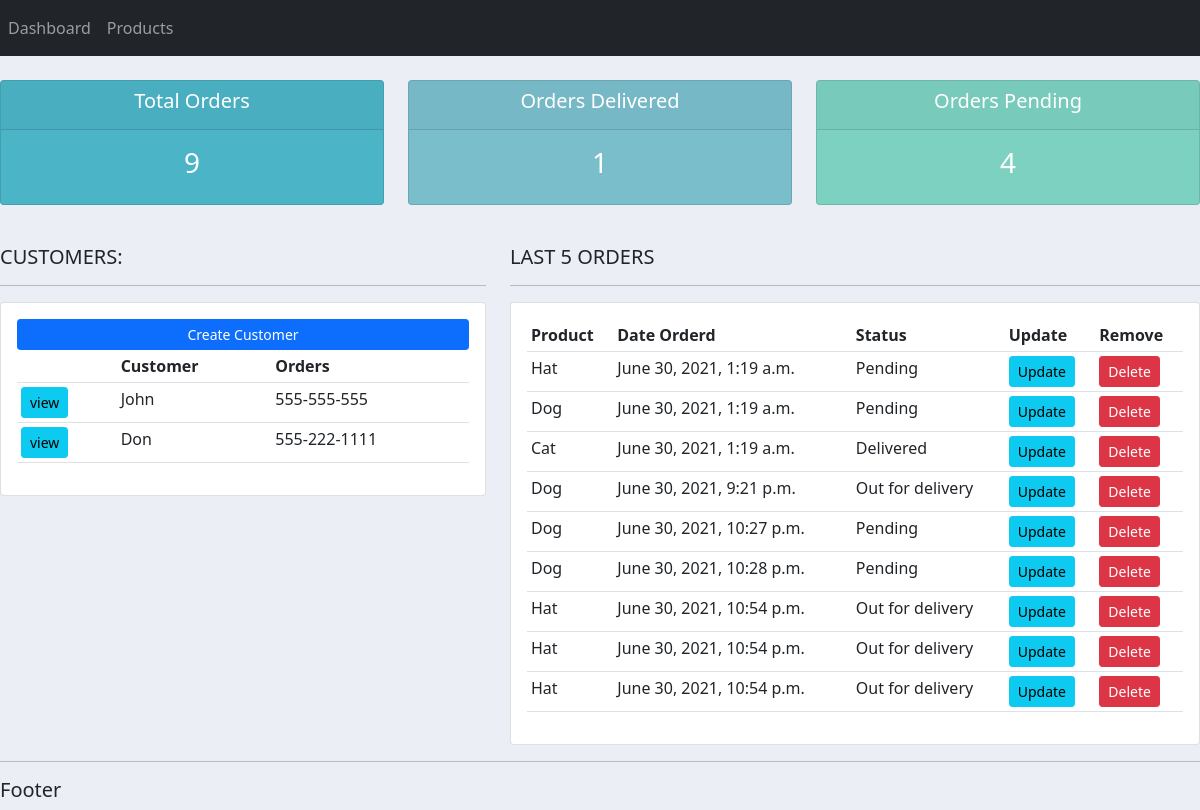
The page / on the database its author committed.
### accounts/models.py (models this page shows, shortened)
class Customer(models.Model):
        name = models.CharField(max_length=200, null=True)
        phone = models.CharField(max_length=200, null=True)
        email = models.EmailField(max_length=200, null=True)
        date_created = models.DateTimeField(auto_now_add=True, null=True)

class Order(models.Model):
        STATUS = (
                    ('Pending', 'Pending'),
                    ('Out for delivery', 'Out for delivery'),
                    ('Delivered', 'Delivered'),
                    )
        customer = models.ForeignKey(Customer, null=True, on_delete= models.SET_NULL)
        product = models.ForeignKey(Product, null=True, on_delete=models.SET_NULL)
        date_created = models.DateTimeField(auto_now_add=True, null=True)
        status = models.CharField(max_length=200, null=True, choices=STATUS)

class Product(models.Model):
        CATEGORY = (
                        ('Indoor', 'Indoor'),
                        ('Out Door', 'Out Door'),
                        )
        name = models.CharField(max_length=200, null=True)
        price = models.FloatField(null=True)
        category = models.CharField(max_length=200, null=True, choices=CATEGORY)
        description = models.CharField(max_length=200, null=True, blank=True)
        date_created = models.DateTimeField(auto_now_add=True, null=True)
        tags = models.ManyToManyField(Tag)
        def __str__(self):
            return self.name

### accounts/views.py (the view)
# urls.py: path('', views.home, name="home"),
def home(request):
    orders = Order.objects.all()
    customers = Customer.objects.all()
    total_customers = customers.count()
    total_orders = orders.count()
    delivered = orders.filter(status='Delivered').count()
    pending = orders.filter(status='Pending').count()
    context = {'orders':orders, 'customers':customers ,'total_orders':total_orders ,'delivered':delivered, 'pending':pending }
    return render(request, 'accounts/dashboard.html', context)

### accounts/templates/accounts/dashboard.html
{% extends 'accounts/main.html' %}
{% block content %}
{%  include 'accounts/status.html' %}
<br>
<div class="row">
	<div class="col-md-5">
		<h5>CUSTOMERS:</h5>
		<hr>
		<div class="card card-body">
			<a class="btn btn-primary  btn-sm btn-block" href="">Create Customer</a>
			<table class="table table-sm">
				<tr>
					<th></th>
					<th>Customer</th>
					<th>Orders</th>
				</tr>
				{% for customer in customers%}
						<tr>
							<td><a class="btn btn-sm btn-info" href="{% url 'customer' customer.id %}">view</a></td>
							<td>{{customer.name}}</td>
							<td>{{customer.phone}}</td>
						</tr>
				{% endfor %}
			</table>
		</div>
	</div>
	<div class="col-md-7">
		<h5>LAST 5 ORDERS</h5>
		<hr>
		<div class="card card-body">
			<table class="table table-sm">
				<tr>
					<th>Product</th>
					<th>Date Orderd</th>
					<th>Status</th>
					<th>Update</th>
					<th>Remove</th>
				</tr>
				{% for order in orders %}
						<tr>
							<td>{{order.product}}</td>
							<td>{{order.date_created}}</td>
							<td>{{order.status}}</td>
							<td><a class="btn btn-sm btn-info" href="{% url 'update_order' order.id %}">Update</a></td>
							<td><a class="btn btn-sm btn-danger" href="{% url 'delete_order' order.id %}">Delete</a></td>
						</tr>
				{% endfor %}
			</table>
		</div>
	</div>
</div>
{% endblock %}

### accounts/templates/accounts/main.html (shortened to what this page needs)
{% load static %}
<!DOCTYPE html>
<html lang="en">
<head>
    <link href="https://cdn.jsdelivr.net/npm/bootstrap@5.0.1/dist/css/bootstrap.min.css" rel="stylesheet">
    <link rel="stylesheet" type="text/css" href="{% static '/css/main.css' %}">
</head>
<body>
    {% include 'accounts/navbar.html' %}
    {% block content %}
    {% endblock %}
    <hr>
    <h5>Footer</h5>
</body>
</html>

### accounts/templates/accounts/navbar.html (shortened to what this page needs)
{% load static %}
<nav class="navbar navbar-expand-lg navbar-dark bg-dark">
    <div class="collapse navbar-collapse" id="navbarNav">
      <ul class="navbar-nav">
        <li class="nav-item active">
          <a class="nav-link" href="{% url 'home' %}">Dashboard </a>
        </li>
        <li class="nav-item">
          <a class="nav-link" href="{% url 'products' %}">Products</a>
        </li>
      </ul>
    </div>
  </nav>

### accounts/templates/accounts/status.html
<br>
<div class="row">
	<div class="col">
		<div class="col-md">
			<div class="card text-center text-white  mb-3" id="total-orders">
			  	<div class="card-header">
			  		<h5 class="card-title">Total Orders</h5>
			  	</div>
			  	<div class="card-body">
			    	<h3 class="card-title">{{total_orders}}</h3>
			  	</div>
			</div>
		</div>
	</div>
	<div class="col">
		<div class="col-md">
			<div class="card text-center text-white  mb-3" id="orders-delivered">
			  	<div class="card-header">
			  		<h5 class="card-title">Orders Delivered</h5>
			  	</div>
			  	<div class="card-body">
			    	<h3 class="card-title">{{delivered}}</h3>
			  	</div>
			</div>
		</div>
	</div>
	<div class="col">
		<div class="col-md">
			<div class="card text-center text-white  mb-3" id="orders-pending">
			  	<div class="card-header">
			  		<h5 class="card-title">Orders Pending</h5>
			  	</div>
			  	<div class="card-body">
			    	<h3 class="card-title">{{pending}}</h3>
			  	</div>
			</div>
		</div>
	</div>
</div>

### static/css/main.css (style rules this page uses)
body { background-color: #ebeff5; }
#total-orders { background-color: #4cb4c7; }
#orders-delivered { background-color: #7abecc; }
#orders-pending { background-color: #7CD1C0; }

### rows shown on the page
Customer: name "John", phone "555-555-555"
Customer: name "Don", phone "555-222-1111"
Order: product "Hat", date_created "June 30, 2021, 1:19 a.m.", status "Pending"
Order: product "Dog", date_created "June 30, 2021, 1:19 a.m.", status "Pending"
Order: product "Cat", date_created "June 30, 2021, 1:19 a.m.", status "Delivered"
Order: product "Dog", date_created "June 30, 2021, 9:21 p.m.", status "Out for delivery"
Order: product "Dog", date_created "June 30, 2021, 10:27 p.m.", status "Pending"
Order: product "Dog", date_created "June 30, 2021, 10:28 p.m.", status "Pending"
Order: product "Hat", date_created "June 30, 2021, 10:54 p.m.", status "Out for delivery"
Order: product "Hat", date_created "June 30, 2021, 10:54 p.m.", status "Out for delivery"
Order: product "Hat", date_created "June 30, 2021, 10:54 p.m.", status "Out for delivery"

### other values the page prints
{{ total_orders }} "9"
{{ delivered }} "1"
{{ pending }} "4"
